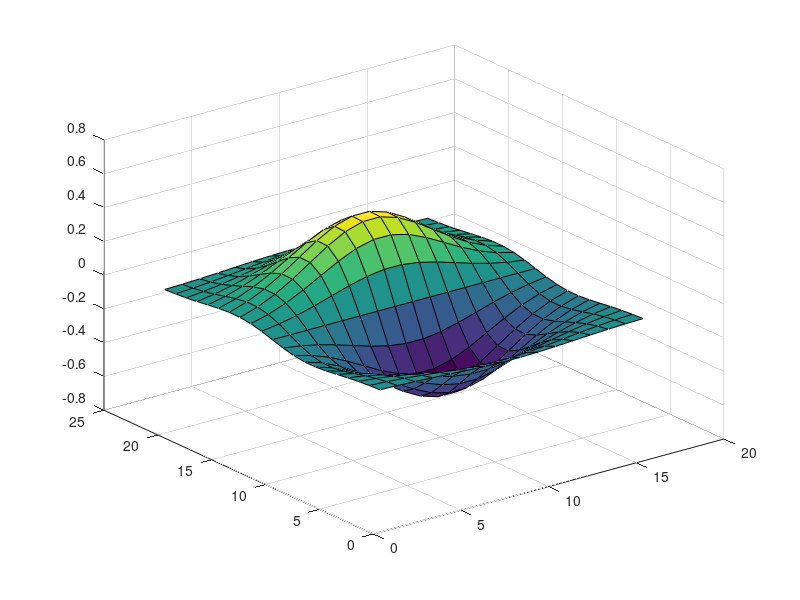

MATLAB code for this plot:
%% Troubleshoot Variables in parfor-Loops
A = zeros(4, 10);
tic
parfor i = 1:4
    v = zeros(1, 10);
    for j = 1:10
        v(j) = i + j;
    end
    %disp(v(1))
    A(i, :) = v;
end

disp(A)
toc


%% https://it.mathworks.com/help/matlab/matlab_prog/vectorization.html

x = (-2:0.2:2)'; % 21-by-1
y = -1.5:0.2:1.5; % 1-by-16
F = x.*exp(-x.^2-y.^2); % 21-by-16
surf(F)

%% Help me

Nmin = 2; Nmax = 5; Nspan = Nmax - Nmin + 1;
Ns = logspace(Nmin, Nmax, Nspan);
Perfs = zeros(2, length(Ns));

parfor iN = 1:length(Ns)
	x = 1:Ns(iN);
	fprintf('Spawned N %d: \n', Ns(iN))
	tic
	ylength = (length(x) - mod(length(x),5))/5;
	y(1:ylength) = 0;
	for n= 5:5:length(x)
		y(n/5) = sum(x(1:n));
	end
	t1 = toc;

	tic
	xsums = cumsum(x);
	y = xsums(5:5:length(x)); 
	t2 = toc;

	ts = [t1; t2];
	%Perfs(:, iN) = ts;
	fprintf('N %d: %f vs %f seconds\n', Ns(iN), t1, t2)
end
